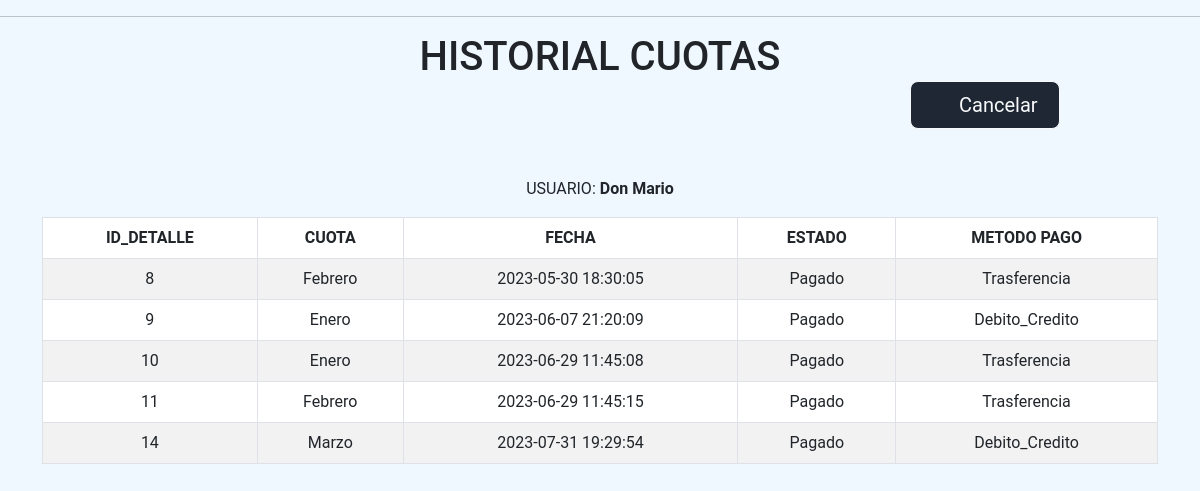
The page /views/historialCuota.php (signed in) on the database its author committed.
### tables this page shows
CREATE TABLE `cliente` (
  `id_cliente` int(11) NOT NULL,
  `nombre` varchar(50) NOT NULL,
  `apellido` varchar(50) NOT NULL,
  `edad` int(11) NOT NULL,
  `usuario` varchar(50) NOT NULL,
  `contraseña` varchar(50) NOT NULL,
  `correo` varchar(50) NOT NULL,
  `id_sexo` int(11) NOT NULL,
  `id_codPostal` int(11) NOT NULL,
  `estado_cliente` int(11) DEFAULT 3,
  `id_rol` int(11) NOT NULL
);

CREATE TABLE `detalle_cuota` (
  `id_detalleCuota` int(11) NOT NULL,
  `id_cuota` int(11) NOT NULL,
  `id_cliente` int(11) NOT NULL,
  `fecha_cuota` datetime NOT NULL,
  `id_estado` int(11) NOT NULL,
  `id_metodoPago` int(11) NOT NULL
);

CREATE TABLE `cuota` (
  `id_cuota` int(11) NOT NULL,
  `fecha` varchar(50) NOT NULL,
  `valor` int(11) NOT NULL
);

CREATE TABLE `estado` (
  `id_estado` int(11) NOT NULL,
  `tipo_estado` varchar(50) NOT NULL
);

CREATE TABLE `metodo_pago` (
  `id_metodoPago` int(11) NOT NULL,
  `tipo_metodoPago` varchar(50) NOT NULL
);

### views/historialCuota.php (the view, shortened to what this page needs)
<?php
$conn= mysqli_connect("localhost", "root", "", "facultad");
?>
<!DOCTYPE html>
<html lang="en">
    <head>
        <link rel="stylesheet" href="https://cdn.jsdelivr.net/npm/bootstrap@5.3.0-alpha1/dist/css/bootstrap.min.css">
    </head>
    <hr>
    <body style="background-color: aliceblue;
    font-family: roboto;
    margin: auto;
    text-align: center;">
        <div class="container" tyle="background-color: aliceblue;
        font-family: roboto;
        margin: auto; border-radius: 15px 10px 15px 10px;">
        <h1 style="background-color: aliceblue;
        font-family: roboto;
        margin: auto;
        text-align: center; border-radius: 15px 10px 15px 10px;">HISTORIAL CUOTAS</h1>
        <a href="cuotas.php" class="btn btn-outline-light btn-lg px-5" style="background-color: #1f2735; right: 140px; width: 150px; position: fixed; background-color: #1f2735;">Cancelar</a>
        <br><br><br><br>
        <?php
            $querypa="select * from cliente where usuario = ".$_SESSION["username"];
            $resultado=mysqli_query($conn,$querypa);
            while($a=mysqli_fetch_array($resultado)){
                  ?>
                  <?php $id_cliente = $a["id_cliente"]; ?>
                  <?php $nombre = $a["nombre"]; ?>
                  <?php
            }
            $sql= "SELECT id_detalleCuota, cuota.fecha , cliente.nombre,   detalle_cuota.fecha_cuota, estado.tipo_estado, metodo_pago.tipo_metodoPago
            FROM detalle_cuota
            INNER JOIN estado ON detalle_cuota.id_estado = estado.id_estado
            INNER JOIN cliente ON detalle_cuota.id_cliente = cliente.id_cliente
            INNER JOIN metodo_pago ON detalle_cuota.id_metodoPago = metodo_pago.id_metodoPago
            INNER JOIN cuota ON detalle_cuota.id_cuota = cuota.id_cuota
            WHERE cliente.id_cliente = $id_cliente";
            $result = mysqli_query($conn, $sql);
        ?>
        <table id="historialCuota" class="table table-bordered table-striped text-center nt-4">
        <p>USUARIO:<strong> <?php echo $nombre; ?></strong></p>
            <thead>
                <tr class="bg-primary text-white">
                    <th scope="col">ID_DETALLE</th>
                    <th scope="col">CUOTA</th>
                    <th scope="col">FECHA</th>
                    <th scope="col">ESTADO</th>
                    <th scope="col">METODO PAGO</th>
                </tr>
            </thead>
            <tbody>
             <?php
                 while ($mostrar = mysqli_fetch_array($result)) {
                    ?>
                    <tr>
                        <td><?php echo $mostrar['id_detalleCuota'] ?></td>
                        <td><?php echo $mostrar['fecha'] ?></td>
                        <td><?php echo $mostrar['fecha_cuota'] ?></td>
                        <td><?php echo $mostrar['tipo_estado'] ?></td>
                        <td><?php echo $mostrar['tipo_metodoPago'] ?></td>
                    </tr>
                <?php
                }
                ?>
            </tbody>
        </table>
        </div>
    </body>
</html>

### rows shown on the page
cliente: nombre "Don Mario"
detalle_cuota: id_detalleCuota "8", id_cuota.fecha "Febrero", fecha_cuota "2023-05-30 18:30:05", id_estado.tipo_estado "Pagado", id_metodoPago.tipo_metodoPago "Trasferencia"
detalle_cuota: id_detalleCuota "9", id_cuota.fecha "Enero", fecha_cuota "2023-06-07 21:20:09", id_estado.tipo_estado "Pagado", id_metodoPago.tipo_metodoPago "Debito_Credito"
detalle_cuota: id_detalleCuota "10", id_cuota.fecha "Enero", fecha_cuota "2023-06-29 11:45:08", id_estado.tipo_estado "Pagado", id_metodoPago.tipo_metodoPago "Trasferencia"
detalle_cuota: id_detalleCuota "11", id_cuota.fecha "Febrero", fecha_cuota "2023-06-29 11:45:15", id_estado.tipo_estado "Pagado", id_metodoPago.tipo_metodoPago "Trasferencia"
detalle_cuota: id_detalleCuota "14", id_cuota.fecha "Marzo", fecha_cuota "2023-07-31 19:29:54", id_estado.tipo_estado "Pagado", id_metodoPago.tipo_metodoPago "Debito_Credito"
